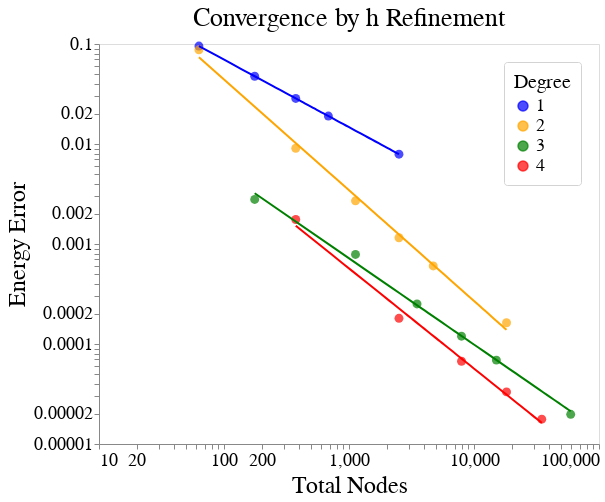

The notebook cell this image was saved under:
### Code cell
base = alt.Chart(data).mark_circle(size=80).encode(
    alt.X('Total Nodes', scale=alt.Scale(type='log')),
    alt.Y('Energy Error', scale=alt.Scale(type='log')),
    color=alt.Color('Degree label',
                    legend=alt.Legend(title="Degree"),
                    scale=alt.Scale(range=['blue', 'orange', 'green', 'red']),
                   )
).properties(
    title='Convergence by h Refinement',
    width=500,
    height=400,
)

regression = base.transform_regression(
        'Total Nodes', 'Energy Error', groupby=['Degree label'], method='pow'
)

combo = base + regression.mark_line()

combo.configure(
    font='DejaVuSans',
).configure_title(
    fontSize=26,
    fontWeight='normal'
).configure_axis(
    grid=False,
    labelFontSize=18,
    titleFontSize=24,
    titleFontWeight='normal'
).configure_legend(
    orient='top-right',
    labelFontSize=18,
    titleFontSize=20,
    titleFontWeight='normal',
    padding=10,
    cornerRadius=3,
    strokeColor='lightgrey',
)

### Figure 1 — Vega-Lite specification as saved in the notebook (floating-point values rounded to 4 significant figures)
{"config": {"view": {"continuousWidth": 400, "continuousHeight": 300}, "axis": {"grid": false, "labelFontSize": 18, "titleFontSize": 24, "titleFontWeight": "normal"}, "font": "DejaVuSans", "legend": {"cornerRadius": 3, "labelFontSize": 18, "orient": "top-right", "padding": 10, "strokeColor": "lightgrey", "titleFontSize": 20, "titleFontWeight": "normal"}, "title": {"fontSize": 26, "fontWeight": "normal"}}, "layer": [{"mark": {"type": "circle", "size": 80}, "encoding": {"color": {"type": "nominal", "field": "Degree label", "legend": {"title": "Degree"}, "scale": {"range": ["blue", "orange", "green", "red"]}}, "x": {"type": "quantitative", "field": "Total Nodes", "scale": {"type": "log"}}, "y": {"type": "quantitative", "field": "Energy Error", "scale": {"type": "log"}}}, "height": 400, "title": "Convergence by h Refinement", "width": 500}, {"mark": "line", "encoding": {"color": {"type": "nominal", "field": "Degree label", "legend": {"title": "Degree"}, "scale": {"range": ["blue", "orange", "green", "red"]}}, "x": {"type": "quantitative", "field": "Total Nodes", "scale": {"type": "log"}}, "y": {"type": "quantitative", "field": "Energy Error", "scale": {"type": "log"}}}, "height": 400, "title": "Convergence by h Refinement", "transform": [{"on": "Total Nodes", "regression": "Energy Error", "groupby": ["Degree label"], "method": "pow"}], "width": 500}], "data": {"name": "data-9e61cc1dae33d4eea5f26b100dac46bc"}, "$schema": "https://vega.github.io/schema/vega-lite/v4.8.1.json", "datasets": {"data-9e61cc1dae33d4eea5f26b100dac46bc": [{"Degree label": "3", "Degree": 3, "Number of Elements": "2048", "h label": "0.125", "h": 0.125, "Total Nodes": 59375, "Energy": 0.542, "Time": 717.8, "SNES Iterations": 120, "Energy Error": 1.98e-05}, {"Degree label": "2", "Degree": 2, "Number of Elements": "2048", "h label": "0.125", "h": 0.125, "Total Nodes": 18207, "Energy": 0.5422, "Time": 219.7, "SNES Iterations": 120, "Energy Error": 0.000163}, {"Degree label": "1", "Degree": 1, "Number of Elements": "2048", "h label": "0.125", "h": 0.125, "Total Nodes": 2511, "Energy": 0.5499, "Time": 140.0, "SNES Iterations": 120, "Energy Error": 0.007914}, {"Degree label": "4", "Degree": 4, "Number of Elements": "500", "h label": "0.2", "h": 0.2, "Total Nodes": 34839, "Energy": 0.542, "Time": 765.5, "SNES Iterations": 80, "Energy Error": 1.77e-05}, {"Degree label": "3", "Degree": 3, "Number of Elements": "500", "h label": "0.2", "h": 0.2, "Total Nodes": 15104, "Energy": 0.5421, "Time": 508.0, "SNES Iterations": 80, "Energy Error": 6.9e-05}, {"Degree label": "2", "Degree": 2, "Number of Elements": "500", "h label": "0.2", "h": 0.2, "Total Nodes": 4719, "Energy": 0.5426, "Time": 69.26, "SNES Iterations": 80, "Energy Error": 0.0006036}, {"Degree label": "1", "Degree": 1, "Number of Elements": "500", "h label": "0.2", "h": 0.2, "Total Nodes": 684, "Energy": 0.5611, "Time": 64.82, "SNES Iterations": 80, "Energy Error": 0.01903}, {"Degree label": "4", "Degree": 4, "Number of Elements": "256", "h label": "0.25", "h": 0.25, "Total Nodes": 18207, "Energy": 0.5421, "Time": 93.32, "SNES Iterations": 80, "Energy Error": 3.32e-05}, {"Degree label": "3", "Degree": 3, "Number of Elements": "256", "h label": "0.25", "h": 0.25, "Total Nodes": 7943, "Energy": 0.5421, "Time": 46.23, "SNES Iterations": 80, "Energy Error": 0.0001198}, {"Degree label": "2", "Degree": 2, "Number of Elements": "256", "h label": "0.25", "h": 0.25, "Total Nodes": 2511, "Energy": 0.5432, "Time": 10.68, "SNES Iterations": 80, "Energy Error": 0.001154}, {"Degree label": "1", "Degree": 1, "Number of Elements": "256", "h label": "0.25", "h": 0.25, "Total Nodes": 375, "Energy": 0.5706, "Time": 13.43, "SNES Iterations": 80, "Energy Error": 0.02857}, {"Degree label": "4", "Degree": 4, "Number of Elements": "108", "h label": "0.3", "h": 0.3333, "Total Nodes": 7943, "Energy": 0.5421, "Time": 171.8, "SNES Iterations": 50, "Energy Error": 6.72e-05}, {"Degree label": "3", "Degree": 3, "Number of Elements": "108", "h label": "0.3", "h": 0.3333, "Total Nodes": 3500, "Energy": 0.5423, "Time": 21.25, "SNES Iterations": 50, "Energy Error": 0.0002515}, {"Degree label": "2", "Degree": 2, "Number of Elements": "108", "h label": "0.3", "h": 0.3333, "Total Nodes": 1127, "Energy": 0.5447, "Time": 7.861, "SNES Iterations": 50, "Energy Error": 0.002702}, {"Degree label": "1", "Degree": 1, "Number of Elements": "108", "h label": "0.3", "h": 0.3333, "Total Nodes": 176, "Energy": 0.5896, "Time": 15.29, "SNES Iterations": 60, "Energy Error": 0.04762}, {"Degree label": "4", "Degree": 4, "Number of Elements": "32", "h label": "0.5", "h": 0.5, "Total Nodes": 2511, "Energy": 0.5422, "Time": 5.185, "SNES Iterations": 50, "Energy Error": 0.0001806}, {"Degree label": "3", "Degree": 3, "Number of Elements": "32", "h label": "0.5", "h": 0.5, "Total Nodes": 1127, "Energy": 0.5428, "Time": 2.576, "SNES Iterations": 50, "Energy Error": 0.0007869}, {"Degree label": "2", "Degree": 2, "Number of Elements": "32", "h label": "0.5", "h": 0.5, "Total Nodes": 375, "Energy": 0.5511, "Time": 0.8884, "SNES Iterations": 50, "Energy Error": 0.009061}, {"Degree label": "1", "Degree": 1, "Number of Elements": "32", "h label": "0.5", "h": 0.5, "Total Nodes": 63, "Energy": 0.6374, "Time": 2.33, "SNES Iterations": 61, "Energy Error": 0.09532}, {"Degree label": "4", "Degree": 4, "Number of Elements": "4", "h label": "1", "h": 1.0, "Total Nodes": 375, "Energy": 0.5438, "Time": 2.031, "SNES Iterations": 50, "Energy Error": 0.001758}, {"Degree label": "3", "Degree": 3, "Number of Elements": "4", "h label": "1", "h": 1.0, "Total Nodes": 176, "Energy": 0.5448, "Time": 1.077, "SNES Iterations": 50, "Energy Error": 0.00279}, {"Degree label": "2", "Degree": 2, "Number of Elements": "4", "h label": "1", "h": 1.0, "Total Nodes": 63, "Energy": 0.6295, "Time": 0.4413, "SNES Iterations": 58, "Energy Error": 0.08745}]}}
